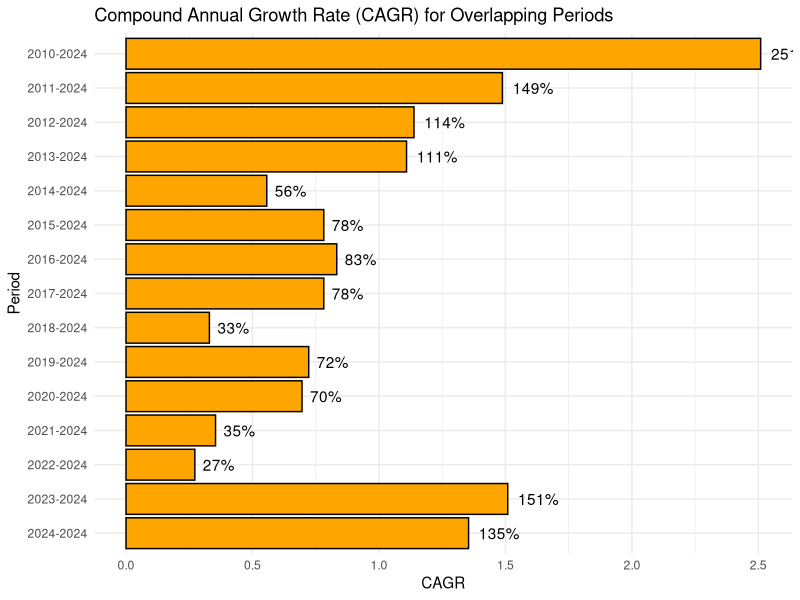

This figure's R source: (Note: this script raises an error after producing the figure.)
# Load necessary library
if (!requireNamespace("lubridate", quietly = TRUE)) {
  install.packages("lubridate")
}
library(lubridate)

# Load the data from the CSV file
bitcoin_data <- read.csv("bitcoin_daily_prices.csv")

# Ensure your Date column is in Date format
bitcoin_data$Date <- as.Date(bitcoin_data$Date)

# Find the earliest and latest dates
min_date <- min(bitcoin_data$Date)
max_date <- max(bitcoin_data$Date)

# Determine the earliest full year
start_year <- ifelse(month(min_date) == 1 & day(min_date) == 1, year(min_date), year(min_date) + 1)
end_year <- year(max_date)

# Adjust the start date to January 1st of the earliest full year
start_date <- as.Date(paste0(start_year, "-01-01"))
end_date <- max_date

# Create a dataframe to store CAGR results
cagr_results <- data.frame(Period = character(),
                           CAGR = numeric(),
                           stringsAsFactors = FALSE)

# Function to calculate CAGR
calculate_cagr <- function(start_date, end_date, data) {
  period_data <- data[data$Date >= start_date & data$Date <= end_date, ]
  if (nrow(period_data) > 0) {
    start_value <- period_data$Close[1]
    end_value <- period_data$Close[nrow(period_data)]
    period_years <- as.numeric(difftime(end_date, start_date, units = "days")) / 365.25
    cagr <- (end_value / start_value)^(1 / period_years) - 1
    return(cagr)
  } else {
    return(NA)
  }
}

# Loop through each possible start year and calculate CAGR
for (start_yr in start_year:end_year) {
  start_date <- as.Date(paste0(start_yr, "-01-01"))
  cagr <- calculate_cagr(start_date, end_date, bitcoin_data)
  period_label <- paste0(start_yr, "-", end_year)
  cagr_results <- rbind(cagr_results, data.frame(Period = period_label, CAGR = cagr))
}

# Print the CAGR results
print(cagr_results)

# Ensure ggplot2 is loaded
if (!requireNamespace("ggplot2", quietly = TRUE)) {
  install.packages("ggplot2")
}
library(ggplot2)

# Ensure the Period column is ordered chronologically
cagr_results$Period <- factor(cagr_results$Period, levels = rev(unique(cagr_results$Period)))

# Create a bar plot for CAGR
ggplot(cagr_results, aes(x = Period, y = CAGR)) +
  geom_bar(stat = "identity", fill = "orange", color = "black") +
  labs(
    title = "Compound Annual Growth Rate (CAGR) for Overlapping Periods",
    x = "Period",
    y = "CAGR"
  ) +
  geom_text(
    aes(label = scales::percent(CAGR, accuracy = 1)),
    hjust = -0.25,
    color = "black"
  ) +
  theme_minimal() +
  coord_flip()  # Flip the coordinates for better readability

# Function to calculate financial freedom timeline
financial_freedom <- function() {
  # Ask the user for inputs
  current_investment <- as.numeric(readline(prompt = "Enter your current investment size ($): "))
  withdrawal_rate <- as.numeric(readline(prompt = "Enter your withdrawal rate (e.g., 0.04 for 4%): "))
  annual_expenses <- as.numeric(readline(prompt = "Enter your annual expenses ($): "))
  cagr <- as.numeric(readline(prompt = "Enter your projected CAGR (e.g., 0.2 for 20%): "))
  
  # Calculate target portfolio size
  target_portfolio <- annual_expenses / withdrawal_rate
  
  # Calculate years to financial freedom
  years_to_freedom <- log(target_portfolio / current_investment) / log(1 + cagr)
  
  # Display results
  if (years_to_freedom > 0) {
    cat("\nTo achieve financial freedom:")
    cat("\n - Target Portfolio Size: $", round(target_portfolio, 2))
    cat("\n - Years Needed: ", round(years_to_freedom, 2), " years\n")
  } else {
    cat("\nCongratulations! You already have enough for financial freedom based on your inputs.\n")
  }
}

# Run the function
financial_freedom()